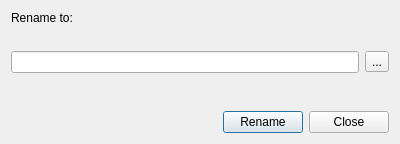
<?xml version="1.0" encoding="UTF-8"?>
<ui version="4.0">
 <class>DialogRename</class>
 <widget class="QDialog" name="DialogRename">
  <property name="geometry">
   <rect>
    <x>0</x>
    <y>0</y>
    <width>400</width>
    <height>144</height>
   </rect>
  </property>
  <property name="windowTitle">
   <string>Dialog</string>
  </property>
  <layout class="QGridLayout" name="gridLayout">
   <item row="0" column="0">
    <widget class="QLabel" name="label">
     <property name="text">
      <string>Rename to:</string>
     </property>
    </widget>
   </item>
   <item row="4" column="0">
    <layout class="QHBoxLayout" name="horizontalLayout_2">
     <item>
      <spacer name="horizontalSpacer">
       <property name="orientation">
        <enum>Qt::Horizontal</enum>
       </property>
       <property name="sizeHint" stdset="0">
        <size>
         <width>40</width>
         <height>20</height>
        </size>
       </property>
      </spacer>
     </item>
     <item>
      <widget class="QPushButton" name="pbRename">
       <property name="text">
        <string>Rename</string>
       </property>
      </widget>
     </item>
     <item>
      <widget class="QPushButton" name="pushButton">
       <property name="text">
        <string>Close</string>
       </property>
      </widget>
     </item>
    </layout>
   </item>
   <item row="3" column="0">
    <spacer name="verticalSpacer">
     <property name="orientation">
      <enum>Qt::Vertical</enum>
     </property>
     <property name="sizeHint" stdset="0">
      <size>
       <width>20</width>
       <height>16</height>
      </size>
     </property>
    </spacer>
   </item>
   <item row="2" column="0">
    <layout class="QHBoxLayout" name="horizontalLayout">
     <item>
      <widget class="QLineEdit" name="leTitle"/>
     </item>
     <item>
      <widget class="QToolButton" name="tobSuggest">
       <property name="toolTip">
        <string>Look online for a title</string>
       </property>
       <property name="whatsThis">
        <string/>
       </property>
       <property name="text">
        <string>...</string>
       </property>
      </widget>
     </item>
    </layout>
   </item>
   <item row="1" column="0">
    <widget class="QLabel" name="lblImage">
     <property name="text">
      <string/>
     </property>
     <property name="alignment">
      <set>Qt::AlignCenter</set>
     </property>
    </widget>
   </item>
  </layout>
 </widget>
 <resources/>
 <connections>
  <connection>
   <sender>pushButton</sender>
   <signal>clicked()</signal>
   <receiver>DialogRename</receiver>
   <slot>reject()</slot>
   <hints>
    <hint type="sourcelabel">
     <x>340</x>
     <y>113</y>
    </hint>
    <hint type="destinationlabel">
     <x>110</x>
     <y>113</y>
    </hint>
   </hints>
  </connection>
  <connection>
   <sender>pbRename</sender>
   <signal>clicked()</signal>
   <receiver>DialogRename</receiver>
   <slot>accept()</slot>
   <hints>
    <hint type="sourcelabel">
     <x>268</x>
     <y>98</y>
    </hint>
    <hint type="destinationlabel">
     <x>25</x>
     <y>102</y>
    </hint>
   </hints>
  </connection>
 </connections>
</ui>
